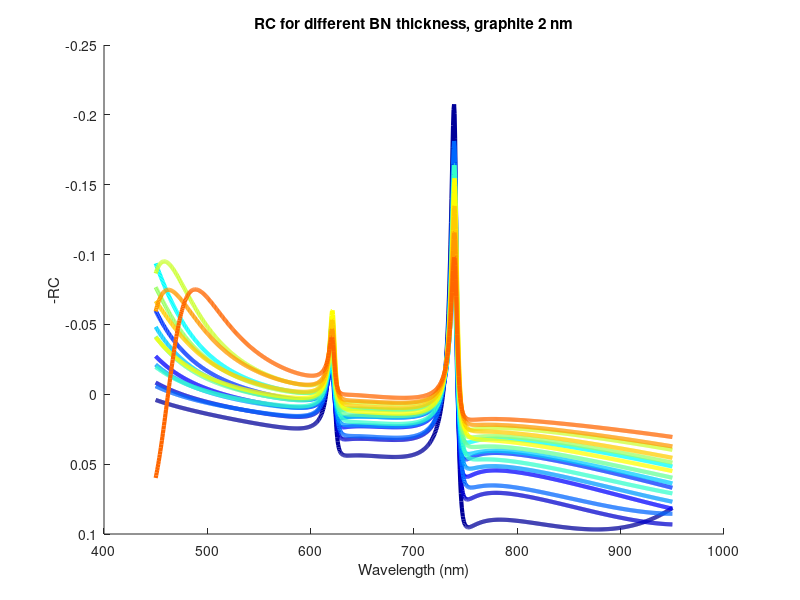

MATLAB code to generate this figure:
%All the length unit here is nm
clear all
wvl = linspace(450,950,1000) % wavelength 500nm - 800nm 



%% Set up layer properties layer order top-down air-bn-sample-bn-graphite-SiO2-Si
d1=30;  %top bn thickness 
d3=30;  %bot bn thickness 
%f,g,defines WS2,WSe2 peaks
f1=0.3; 
f2=0.2  
g1=0.015;
g2=0.02;
eng = 1243./wvl
e2 = 5+f1./(-eng.^2+1.68^2-1i*g1*eng)+f2./(-eng.^2+2^2-1i*g2*eng); %sample layer dielectric function, assume a peak at 740 and 610
n0 = 1; % air refractive indewvl
n1 = 1.8; %top BN refractive indewvl
n2 = e2.^(1/2); %sample layer refractive indewvl
n3 = 1.8; %bottom bn refractive indewvl
e1=2.5; 
e3=1.66;
e4=e1+1i*e3*wvl/500;  %graphite dielectric function (rough)
n4=e4.^(1/2); %graphite refractive indewvl
d4 = 2; % graphite thickness
n5 = 1.46; %SiO2 refractive indewvl
n6 = sqrt(15.590+0.21635*1i); % Si refractive indewvl
d5 = 90;  %SiO2 thickness
d2 = 1.3; %sample thickness



%% Simulate reflection
newDefaultColors = jet(20);
figure;
title(sprintf('RC for different BN thickness, graphite %d nm',d4))
set(gca,'Ydir','reverse')
xlabel('Wavelength (nm)')
ylabel('-RC')
set(gca, 'ColorOrder', newDefaultColors, 'NextPlot', 'replacechildren');

%%
for d1 = 30:10:60
    for d3 = 30:10:60
        r01 = (n0-n1)/(n0+n1);
        r10 = (n1-n0)/(n0+n1);
        t01 = 2*n0/(n0+n1);
        t10 = 2*n1/(n0+n1);
        r12 = (n1-n2)./(n1+n2);
        r21 = (n2-n1)./(n1+n2);
        r23 = (n2-n3)./(n2+n3);
        r32 = (n3-n2)./(n2+n3);
        t12 = 2*n1./(n1+n2);
        t21 = 2*n2./(n1+n2);
        t23 = 2*n2./(n2+n3);
        t32 = 2*n3./(n2+n3);
        r13 = (n1-n3)/(n1+n3);
        r31 = (n3-n1)/(n1+n3);
        t13 = 2*n1/(n1+n3);
        t31 = 2*n3/(n1+n3);
        r34 = (n3-n4)./(n3+n4);
        r43 = (n4-n3)./(n3+n4);
        t34 = 2*n3./(n3+n4);
        t43 = 2*n4./(n3+n4);
        t45 = 2*n4./(n4+n5);
        t54 = 2*n5./(n4+n5);
        r45 = (n4-n5)./(n4+n5);
        r54 = (n5-n4)./(n4+n5);
        r56 = (n5-n6)./(n5+n6);
        t56=2*n5./(n5+n6);
        t65=2*n6./(n5+n6);
        rrrr = r45+t45.*r56.*t54.*exp(2*2*pi.*n5*d5./wvl*1i)./(1-r54.*r56.*exp(2*2*pi.*n5*d5./wvl*1i));
        rrr = r34+t34.*rrrr.*t43.*exp(2*2*pi*n4*d4./wvl*1i)./(1-r43.*rrrr.*exp(2*2*pi*n4*d4./wvl*1i));
        rr = r23+t23.*rrr.*t32.*exp(2*2*pi*n3*d3./wvl*1i)./(1-r32.*rrr.*exp(2*2*pi*n3*d3./wvl*1i));
        r = r12+t12.*rr.*t21.*exp(2*2*pi*n2*d2./wvl*1i)./(1-r21.*rr.*exp(2*2*pi*n2*d2./wvl*1i));
        r2= r01+t01.*r.*t10.*exp(2*2*pi*n1*d1./wvl*1i)./(1-r10*r.*exp(2*2*pi*n1*d1./wvl*1i));
        %ra= t01*(1+r).*exp(2*pi*n1*d1./wvl*1i)./(1-r10*r.*exp(2*2*pi*n1*d1./wvl*1i));
        r = r13+t13*rrr.*t31.*exp(2*2*pi*n3*d3./wvl*1i)./(1-r31*rrr.*exp(2*2*pi*n3*d3./wvl*1i));
        r1= r01+t01.*r*t10.*exp(2*2*pi*n1*d1./wvl*1i)./(1-r10*r.*exp(2*2*pi*n1*d1./wvl*1i));
        R=abs(r2).^2;
        y=R./abs(r1).^2-1;
        hold all
        plot(wvl,y,'DisplayName', sprintf('top BN = %d nm, bottom BN = %d nm',d1,d3),'LineWidth', 3);
    end
end
